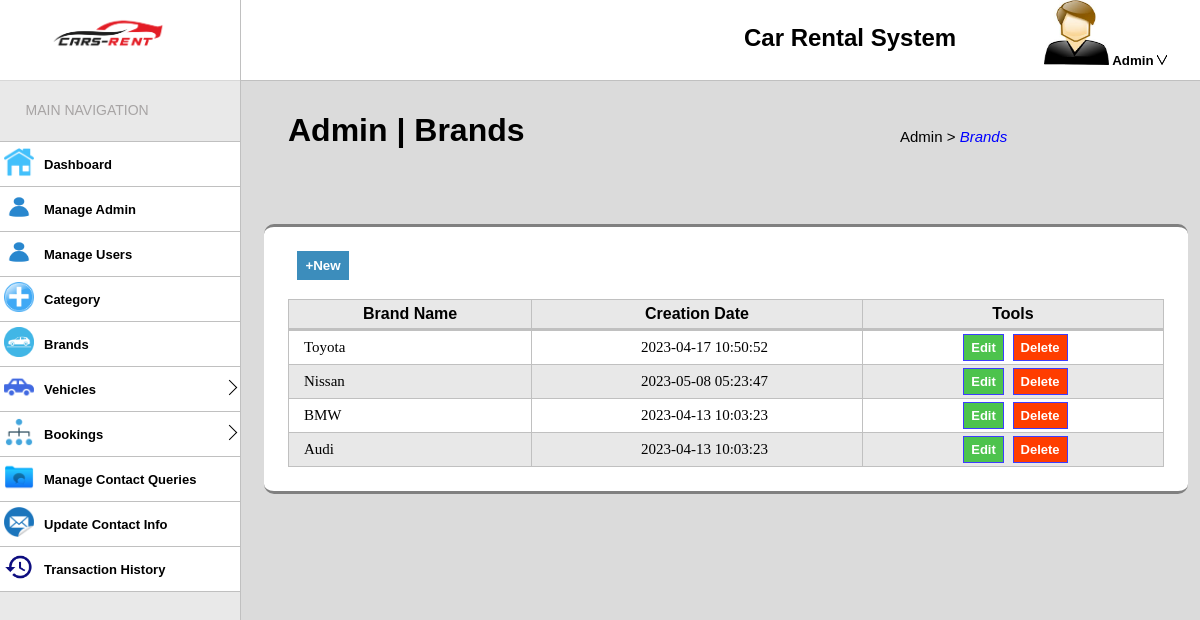
/brand.php, run on the app's committed database.
### tables this page shows
CREATE TABLE `brands` (
  `brand_id` int(11) NOT NULL,
  `brand_name` varchar(150) NOT NULL,
  `creation_date` timestamp NOT NULL DEFAULT current_timestamp() ON UPDATE current_timestamp()
);

### brand.php (the view, shortened to what this page needs)
<?php
	include("include/connection.php");
?>
<!DOCTYPE html>
<html>
<head>
	<link rel="stylesheet" type="text/css" href="css/style.css">
	<link rel="stylesheet" type="text/css" href="css/users.css">
	<link rel="stylesheet" type="text/css" href="css/animate.min.css">
</head>
<body>
	<h1 class="path">Admin | Brands</h1>
	<p class="path1">Admin > <i style="color: blue;">Brands</i> </p>
	<div class="top-left">
		<img src="img/logo.png">
	</div>
	<div class="top-right">
		<h2>Car Rental System</h2>
		<button href class="dropdown">
			<img src="img/user.jpg" class="icon">
			Admin
			<img src="img/dropdown.png" class="down">
		</button>
	</div>
	<div class="bottom-left">
		<span style="font-family: 'Arial',sans-serif;font-size: 14px;position: absolute;top: 3%;
		left: 11%;color: #a7a4a4;">MAIN NAVIGATION</span>
		<div class="images" style="margin-top: 61px;border-top: 1px solid silver;">
			<span><img src="img/home.png"></span>
			<span class="secspan"><a class="navbtn" href="admin.php" >Dashboard</a></span>
		</div>
		<div class="images">
			<span><img src="img/person.png"></span>
			<span class="secspan"><a class="navbtn" href="manageadmin.php" >Manage Admin</a></span>
		</div>
		<div class="images">
			<span><img src="img/person.png"></span>
			<span class="secspan"><a class="navbtn" href="users.php" >Manage Users</a></span>
		</div>
		<div class="images">
			<span><img src="img/add.png"></span>
			<span class="secspan"><a class="navbtn" href="category.php" >Category</a></span>
		</div>
		<div class="images">
			<span><img src="img/brand.png"></span>
			<span class="secspan"><a class="navbtn" href="brand.php" >Brands</a></span>
		</div>
		<div class="images">
			<span><img src="img/vehicle.png"></span>
			<span class="secspan"><button id="vehicle" class="navbtn" href="vehicle.php" >Vehicles</button></span>
			<span class="arrowcase1"><div class="arrow1"></div></span>
		</div>
		<div class="images">
			<span><img src="img/booking.png"></span>
			<span class="secspan"><button id="bookings" class="navbtn" href="#" >Bookings</button></span>
			<span class="arrowcase2"><div class="arrow2"></div></span>
		</div>
		<div class="images">
			<span><img src="img/message.png"></span>
			<span class="secspan"><a class="navbtn" href="contactqueries.php" >Manage Contact Queries</a></span>
		</div>
		<div class="images">
			<span><img src="img/contactinfo.png"></span>
			<span class="secspan"><a class="navbtn" href="upcontactinfo.php" >Update Contact Info</a></span>
		</div>
		<div class="images">
			<span><img src="img/history.png"></span>
			<span class="secspan"><a class="navbtn" href="transaction.php" >Transaction History</a></span>
		</div>
	</div>
	<div class="tablebox">
		<button class="add">+New</button>
		<table>
				<tr style="border-bottom: 3px solid silver;font-family: 'Raleway', sans-serif;">
					<th>Brand Name</th>
					<th>Creation Date</th>
					<th>Tools</th>
				</tr>
				<?php
					$sql_show = "SELECT * from brands";
					$result = $conn->query($sql_show);
					if ($result->num_rows > 0) {
						while ($rows = $result->fetch_assoc()) {
				?>
					<tr>
						<td><?php echo $rows['brand_name']; ?></td>
						<td style="text-align: center;"><?php echo $rows['creation_date']; ?></td>
						<td style="text-align: center;">
							<form method="get">
								<a class="edit" href="upbrand.php?edit=<?php echo $rows['brand_id']; ?>">Edit</a>
								<a class="delete" href="brand.php?del=<?php echo $rows['brand_id']; ?>">Delete<a/>
							</form>
						</td>
					</tr>
				<?php
						}
					}
				?>
		</table>
	</div>
</body>
</html>

### css/style.css (style rules this page uses)
* { padding: 0; margin: 0; }
body { overflow:scroll; z-index: 1; background-color: #80808047; }
.path { font-family: "Agency FB", sans-serif; position: absolute; top: 14%; left: 24%; }
.path1 { position: absolute; top: 16%; left: 75%; font-family: "Raleway", sans-serif; font-weight: 100; font-size: 15px; }
.top-left { width: 20%; height: 10%; position: fixed; top: 0; border-bottom: 1px solid silver; background-color: white; }
.top-left img { margin-left: 20%; width: 50%; margin-top: 5%; }
.top-right { border-left: 1px solid silver; width: 80%; height: 10%; position: fixed; top: 0; left: 20%; border-bottom: 1px solid silver; background-color: white; z-index: 3; }
.bottom-left { width: 20.1%; height: 90%; position: fixed; top: 10%; left: -1px; background-color: #ffffff61; border-right:1px solid silver; }
.top-right h2 { font-family: "Raleway", sans-serif; position: fixed; top: 3%; left: 62%; }
.dropdown { background-color: white; border: none; position: fixed; top: 0%; left: 87%; font-weight: 700; }
.dropdown .icon { width: 65px; height: 65px; ; }
.dropdown .down { width: 10px; height: 10px; }
.bottom-left .images { background-color: white; width: 100%; transition: ease-in-out .2s ; display: flex; border-bottom: 1px solid silver; }
.bottom-left .images span img { width: 30px; height: 30px; margin: 5px 5px 0 5px; }
.bottom-left .images .secspan { flex-grow:1; }
.bottom-left .images .navbtn { text-decoration: none; color: black; font-family: "Raleway", sans-serif; font-size: 13px; font-weight: 700; display: flex; border:none; transition: ease-in-out .2s ; padding: 15px 0 14px 5px; background-color: white; }
.bottom-left .images button { width: 100%; }
.arrow1 { border-top: 1px solid black; border-right: 1px solid black; width: 10px; height: 10px; z-index: 3; transform: rotate(45deg); margin-top: 15px; margin-right: 5px; transition: ease-in-out .3s; }
.arrow2 { border-top: 1px solid black; border-right: 1px solid black; width: 10px; height: 10px; z-index: 3; transform: rotate(45deg); margin-top: 15px; margin-right: 5px; transition: ease-in-out .3s; }

### css/users.css (style rules this page uses)
.tablebox { background-color: white; width: 73%; position: absolute; top: 28%; right: 1%; border-radius: 10px; border-top: 3px solid gray; border-bottom: 3px solid gray; padding:2%; display: flex; flex-direction: column; }
.tablebox table { width: 100%; margin-top: 1%; }
.tablebox table,tr,th,td { border:1px solid silver; border-collapse: collapse; padding: 5px; }
.tablebox table tr:nth-child(odd) { background-color: #8080802e; }
.tablebox tr td { font-size: 17px; }
.tablebox tr td .edit { background-color: #4dc34d; color: white; padding: 5px 7px 5px 7px; border:1px solid #3d3dff; font-weight: 600; margin-right: 5px; }
.tablebox tr td .delete { background-color: #ff3d00; color: white; padding: 5px 7px 5px 7px; border:1px solid #3d3dff; font-weight: 600; }
.tablebox .add { background-color: #3c8dbc; padding: 7px; font-weight: 700; color: white; border:none; margin-bottom: 10px; position: relative; left: 1%; width: 6%; }
.tablebox table tr td { font-size: 15px; padding: 8px 0 8px 15px; }
.tablebox table tr td a { font-weight: 500; font-size: 13px; text-decoration: none; color: white; font-weight: 700; font-family: sans-serif; border: none; padding: 5px; }

### data on the page
brands: brand_name "Toyota", creation_date "2023-04-17 10:50:52"
brands: brand_name "Nissan", creation_date "2023-05-08 05:23:47"
brands: brand_name "BMW", creation_date "2023-04-13 10:03:23"
brands: brand_name "Audi", creation_date "2023-04-13 10:03:23"
